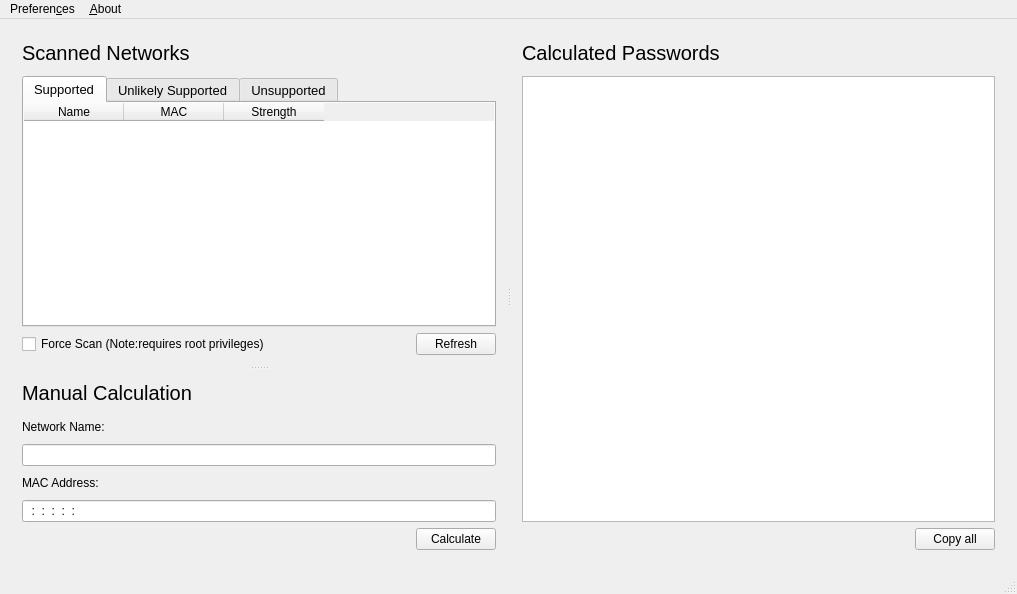
<?xml version="1.0" encoding="UTF-8"?>
<ui version="4.0">
 <class>RouterKeygen</class>
 <widget class="QMainWindow" name="RouterKeygen">
  <property name="geometry">
   <rect>
    <x>0</x>
    <y>0</y>
    <width>1017</width>
    <height>594</height>
   </rect>
  </property>
  <property name="minimumSize">
   <size>
    <width>0</width>
    <height>0</height>
   </size>
  </property>
  <property name="maximumSize">
   <size>
    <width>16777215</width>
    <height>16777215</height>
   </size>
  </property>
  <property name="windowTitle">
   <string>RouterKeygen</string>
  </property>
  <property name="windowIcon">
   <iconset>
    <normaloff>:/images/icon.png</normaloff>:/images/icon.png</iconset>
  </property>
  <property name="dockOptions">
   <set>QMainWindow::AllowTabbedDocks|QMainWindow::AnimatedDocks</set>
  </property>
  <widget class="QWidget" name="centralWidget">
   <layout class="QGridLayout" name="gridLayout_6">
    <item row="0" column="0">
     <widget class="QSplitter" name="splitterVertical">
      <property name="orientation">
       <enum>Qt::Horizontal</enum>
      </property>
      <widget class="QSplitter" name="splitterHorizontal">
       <property name="orientation">
        <enum>Qt::Vertical</enum>
       </property>
       <widget class="QFrame" name="frame">
        <property name="frameShape">
         <enum>QFrame::NoFrame</enum>
        </property>
        <property name="frameShadow">
         <enum>QFrame::Raised</enum>
        </property>
        <layout class="QGridLayout" name="gridLayout_5">
         <item row="2" column="0">
          <widget class="QTabWidget" name="networkSplitter">
           <property name="font">
            <font>
             <pointsize>10</pointsize>
            </font>
           </property>
           <property name="tabPosition">
            <enum>QTabWidget::North</enum>
           </property>
           <property name="tabShape">
            <enum>QTabWidget::Rounded</enum>
           </property>
           <property name="currentIndex">
            <number>0</number>
           </property>
           <property name="elideMode">
            <enum>Qt::ElideMiddle</enum>
           </property>
           <widget class="QWidget" name="supportedNetworks">
            <attribute name="title">
             <string>Supported</string>
            </attribute>
            <layout class="QGridLayout" name="gridLayout_7">
             <property name="leftMargin">
              <number>0</number>
             </property>
             <property name="topMargin">
              <number>0</number>
             </property>
             <property name="rightMargin">
              <number>0</number>
             </property>
             <property name="bottomMargin">
              <number>0</number>
             </property>
             <item row="0" column="0">
              <widget class="QTableWidget" name="supportedNetworkslist">
               <property name="frameShape">
                <enum>QFrame::NoFrame</enum>
               </property>
               <property name="editTriggers">
                <set>QAbstractItemView::NoEditTriggers</set>
               </property>
               <property name="alternatingRowColors">
                <bool>true</bool>
               </property>
               <property name="selectionMode">
                <enum>QAbstractItemView::SingleSelection</enum>
               </property>
               <property name="selectionBehavior">
                <enum>QAbstractItemView::SelectRows</enum>
               </property>
               <property name="showGrid">
                <bool>false</bool>
               </property>
               <property name="sortingEnabled">
                <bool>true</bool>
               </property>
               <property name="wordWrap">
                <bool>false</bool>
               </property>
               <property name="columnCount">
                <number>3</number>
               </property>
               <attribute name="horizontalHeaderCascadingSectionResizes">
                <bool>true</bool>
               </attribute>
               <attribute name="horizontalHeaderDefaultSectionSize">
                <number>100</number>
               </attribute>
               <attribute name="horizontalHeaderHighlightSections">
                <bool>false</bool>
               </attribute>
               <attribute name="horizontalHeaderStretchLastSection">
                <bool>false</bool>
               </attribute>
               <attribute name="verticalHeaderVisible">
                <bool>false</bool>
               </attribute>
               <attribute name="verticalHeaderHighlightSections">
                <bool>false</bool>
               </attribute>
               <attribute name="verticalHeaderShowSortIndicator" stdset="0">
                <bool>false</bool>
               </attribute>
               <attribute name="verticalHeaderStretchLastSection">
                <bool>false</bool>
               </attribute>
               <column>
                <property name="text">
                 <string>Name</string>
                </property>
               </column>
               <column>
                <property name="text">
                 <string>MAC</string>
                </property>
               </column>
               <column>
                <property name="text">
                 <string>Strength</string>
                </property>
               </column>
              </widget>
             </item>
            </layout>
           </widget>
           <widget class="QWidget" name="unlikelyNetworks">
            <attribute name="title">
             <string>Unlikely Supported</string>
            </attribute>
            <layout class="QGridLayout" name="gridLayout_4">
             <property name="leftMargin">
              <number>0</number>
             </property>
             <property name="topMargin">
              <number>0</number>
             </property>
             <property name="rightMargin">
              <number>0</number>
             </property>
             <property name="bottomMargin">
              <number>0</number>
             </property>
             <item row="0" column="0">
              <widget class="QTableWidget" name="unlikelyNetworkslist">
               <property name="frameShape">
                <enum>QFrame::NoFrame</enum>
               </property>
               <property name="editTriggers">
                <set>QAbstractItemView::NoEditTriggers</set>
               </property>
               <property name="alternatingRowColors">
                <bool>true</bool>
               </property>
               <property name="selectionMode">
                <enum>QAbstractItemView::SingleSelection</enum>
               </property>
               <property name="selectionBehavior">
                <enum>QAbstractItemView::SelectRows</enum>
               </property>
               <property name="showGrid">
                <bool>false</bool>
               </property>
               <property name="sortingEnabled">
                <bool>true</bool>
               </property>
               <property name="wordWrap">
                <bool>false</bool>
               </property>
               <property name="columnCount">
                <number>3</number>
               </property>
               <attribute name="horizontalHeaderCascadingSectionResizes">
                <bool>true</bool>
               </attribute>
               <attribute name="horizontalHeaderDefaultSectionSize">
                <number>100</number>
               </attribute>
               <attribute name="horizontalHeaderHighlightSections">
                <bool>false</bool>
               </attribute>
               <attribute name="horizontalHeaderStretchLastSection">
                <bool>false</bool>
               </attribute>
               <attribute name="verticalHeaderVisible">
                <bool>false</bool>
               </attribute>
               <attribute name="verticalHeaderHighlightSections">
                <bool>false</bool>
               </attribute>
               <attribute name="verticalHeaderShowSortIndicator" stdset="0">
                <bool>false</bool>
               </attribute>
               <attribute name="verticalHeaderStretchLastSection">
                <bool>false</bool>
               </attribute>
               <column>
                <property name="text">
                 <string>Name</string>
                </property>
               </column>
               <column>
                <property name="text">
                 <string>MAC</string>
                </property>
               </column>
               <column>
                <property name="text">
                 <string>Strength</string>
                </property>
               </column>
              </widget>
             </item>
            </layout>
           </widget>
           <widget class="QWidget" name="unsupportedNetworks">
            <attribute name="title">
             <string>Unsupported</string>
            </attribute>
            <layout class="QGridLayout" name="gridLayout_3">
             <property name="leftMargin">
              <number>0</number>
             </property>
             <property name="topMargin">
              <number>0</number>
             </property>
             <property name="rightMargin">
              <number>0</number>
             </property>
             <property name="bottomMargin">
              <number>0</number>
             </property>
             <item row="0" column="0">
              <widget class="QTableWidget" name="unsupportedNetworkslist">
               <property name="frameShape">
                <enum>QFrame::NoFrame</enum>
               </property>
               <property name="frameShadow">
                <enum>QFrame::Sunken</enum>
               </property>
               <property name="editTriggers">
                <set>QAbstractItemView::NoEditTriggers</set>
               </property>
               <property name="alternatingRowColors">
                <bool>true</bool>
               </property>
               <property name="selectionMode">
                <enum>QAbstractItemView::SingleSelection</enum>
               </property>
               <property name="selectionBehavior">
                <enum>QAbstractItemView::SelectRows</enum>
               </property>
               <property name="showGrid">
                <bool>false</bool>
               </property>
               <property name="sortingEnabled">
                <bool>true</bool>
               </property>
               <property name="wordWrap">
                <bool>false</bool>
               </property>
               <property name="cornerButtonEnabled">
                <bool>false</bool>
               </property>
               <property name="columnCount">
                <number>3</number>
               </property>
               <attribute name="horizontalHeaderCascadingSectionResizes">
                <bool>true</bool>
               </attribute>
               <attribute name="horizontalHeaderHighlightSections">
                <bool>false</bool>
               </attribute>
               <attribute name="horizontalHeaderStretchLastSection">
                <bool>false</bool>
               </attribute>
               <attribute name="verticalHeaderVisible">
                <bool>false</bool>
               </attribute>
               <attribute name="verticalHeaderHighlightSections">
                <bool>false</bool>
               </attribute>
               <attribute name="verticalHeaderShowSortIndicator" stdset="0">
                <bool>false</bool>
               </attribute>
               <attribute name="verticalHeaderStretchLastSection">
                <bool>false</bool>
               </attribute>
               <column>
                <property name="text">
                 <string>Name</string>
                </property>
               </column>
               <column>
                <property name="text">
                 <string>MAC</string>
                </property>
               </column>
               <column>
                <property name="text">
                 <string>Strength</string>
                </property>
               </column>
              </widget>
             </item>
            </layout>
           </widget>
          </widget>
         </item>
         <item row="3" column="0">
          <layout class="QHBoxLayout" name="horizontalLayout_2">
           <item>
            <widget class="QCheckBox" name="forceRefresh">
             <property name="text">
              <string>Force Scan (Note:requires root privileges)</string>
             </property>
            </widget>
           </item>
           <item>
            <spacer name="horizontalSpacer">
             <property name="orientation">
              <enum>Qt::Horizontal</enum>
             </property>
             <property name="sizeHint" stdset="0">
              <size>
               <width>40</width>
               <height>20</height>
              </size>
             </property>
            </spacer>
           </item>
           <item>
            <widget class="QPushButton" name="refreshScan">
             <property name="maximumSize">
              <size>
               <width>85</width>
               <height>16777215</height>
              </size>
             </property>
             <property name="text">
              <string>Refresh</string>
             </property>
            </widget>
           </item>
          </layout>
         </item>
         <item row="0" column="0">
          <widget class="QLabel" name="networkListLabel">
           <property name="font">
            <font>
             <pointsize>15</pointsize>
            </font>
           </property>
           <property name="text">
            <string>Scanned Networks</string>
           </property>
          </widget>
         </item>
         <item row="1" column="0">
          <spacer name="horizontalSpacer_3">
           <property name="orientation">
            <enum>Qt::Horizontal</enum>
           </property>
           <property name="sizeType">
            <enum>QSizePolicy::Fixed</enum>
           </property>
           <property name="sizeHint" stdset="0">
            <size>
             <width>40</width>
             <height>5</height>
            </size>
           </property>
          </spacer>
         </item>
        </layout>
       </widget>
       <widget class="QFrame" name="manualCalc">
        <property name="frameShape">
         <enum>QFrame::NoFrame</enum>
        </property>
        <property name="frameShadow">
         <enum>QFrame::Plain</enum>
        </property>
        <layout class="QGridLayout" name="gridLayout">
         <item row="4" column="0">
          <widget class="QLabel" name="macLabel">
           <property name="text">
            <string>MAC Address:</string>
           </property>
          </widget>
         </item>
         <item row="0" column="0">
          <widget class="QLabel" name="manualCalcLabel">
           <property name="font">
            <font>
             <pointsize>15</pointsize>
            </font>
           </property>
           <property name="text">
            <string>Manual Calculation</string>
           </property>
          </widget>
         </item>
         <item row="3" column="0">
          <widget class="QLineEdit" name="ssidInput"/>
         </item>
         <item row="6" column="0">
          <layout class="QHBoxLayout" name="horizontalLayout_3">
           <item>
            <spacer name="horizontalSpacer_2">
             <property name="orientation">
              <enum>Qt::Horizontal</enum>
             </property>
             <property name="sizeHint" stdset="0">
              <size>
               <width>300</width>
               <height>17</height>
              </size>
             </property>
            </spacer>
           </item>
           <item>
            <widget class="QPushButton" name="calculateButton">
             <property name="text">
              <string>Calculate</string>
             </property>
            </widget>
           </item>
          </layout>
         </item>
         <item row="2" column="0">
          <widget class="QLabel" name="ssidLabel">
           <property name="text">
            <string>Network Name:</string>
           </property>
          </widget>
         </item>
         <item row="5" column="0">
          <widget class="QLineEdit" name="macInput">
           <property name="inputMask">
            <string>HH:HH:HH:HH:HH:HH</string>
           </property>
          </widget>
         </item>
         <item row="1" column="0">
          <spacer name="horizontalSpacer_4">
           <property name="orientation">
            <enum>Qt::Horizontal</enum>
           </property>
           <property name="sizeType">
            <enum>QSizePolicy::Fixed</enum>
           </property>
           <property name="sizeHint" stdset="0">
            <size>
             <width>40</width>
             <height>5</height>
            </size>
           </property>
          </spacer>
         </item>
        </layout>
       </widget>
      </widget>
      <widget class="QFrame" name="frame_2">
       <property name="frameShape">
        <enum>QFrame::NoFrame</enum>
       </property>
       <property name="frameShadow">
        <enum>QFrame::Raised</enum>
       </property>
       <layout class="QVBoxLayout" name="verticalLayout">
        <item>
         <widget class="QLabel" name="passwordsLabel">
          <property name="font">
           <font>
            <pointsize>15</pointsize>
           </font>
          </property>
          <property name="text">
           <string>Calculated Passwords</string>
          </property>
         </widget>
        </item>
        <item>
         <spacer name="horizontalSpacer_5">
          <property name="orientation">
           <enum>Qt::Horizontal</enum>
          </property>
          <property name="sizeType">
           <enum>QSizePolicy::Fixed</enum>
          </property>
          <property name="sizeHint" stdset="0">
           <size>
            <width>40</width>
            <height>5</height>
           </size>
          </property>
         </spacer>
        </item>
        <item>
         <widget class="QListWidget" name="passwordsList"/>
        </item>
        <item>
         <layout class="QHBoxLayout" name="horizontalLayout_5">
          <item>
           <spacer name="horizontalSpacer_7">
            <property name="orientation">
             <enum>Qt::Horizontal</enum>
            </property>
            <property name="sizeHint" stdset="0">
             <size>
              <width>300</width>
              <height>17</height>
             </size>
            </property>
           </spacer>
          </item>
          <item>
           <widget class="QPushButton" name="copyAllButton">
            <property name="text">
             <string>Copy all</string>
            </property>
           </widget>
          </item>
         </layout>
        </item>
       </layout>
      </widget>
     </widget>
    </item>
   </layout>
  </widget>
  <widget class="QStatusBar" name="statusBar"/>
  <widget class="QMenuBar" name="menuBar">
   <property name="geometry">
    <rect>
     <x>0</x>
     <y>0</y>
     <width>1017</width>
     <height>20</height>
    </rect>
   </property>
   <widget class="QMenu" name="menuAbout">
    <property name="title">
     <string>&amp;About</string>
    </property>
    <addaction name="actionDonate"/>
    <addaction name="actionDonate_Google_Play"/>
    <addaction name="separator"/>
    <addaction name="actionFeedback"/>
    <addaction name="actionCheck_for_Updates"/>
    <addaction name="actionAbout"/>
   </widget>
   <widget class="QMenu" name="menuPreferences">
    <property name="title">
     <string>Preferen&amp;ces</string>
    </property>
   </widget>
   <addaction name="menuPreferences"/>
   <addaction name="menuAbout"/>
  </widget>
  <action name="actionDonate">
   <property name="text">
    <string>&amp;Donate (Paypal)</string>
   </property>
  </action>
  <action name="actionDonate_Google_Play">
   <property name="text">
    <string>Donate (&amp;Google Play)</string>
   </property>
  </action>
  <action name="actionRun_on_Start_up">
   <property name="checkable">
    <bool>true</bool>
   </property>
   <property name="text">
    <string>Run on Start up</string>
   </property>
  </action>
  <action name="actionRun_in_the_background">
   <property name="checkable">
    <bool>true</bool>
   </property>
   <property name="text">
    <string>Run in the background</string>
   </property>
  </action>
  <action name="actionAbout">
   <property name="text">
    <string>&amp;About RouterKeygen</string>
   </property>
  </action>
  <action name="actionCheck_for_Updates">
   <property name="text">
    <string>&amp;Check for Updates</string>
   </property>
  </action>
  <action name="actionFeedback">
   <property name="text">
    <string>&amp;Feedback and Bugs</string>
   </property>
  </action>
 </widget>
 <layoutdefault spacing="6" margin="11"/>
 <resources/>
 <connections/>
</ui>
